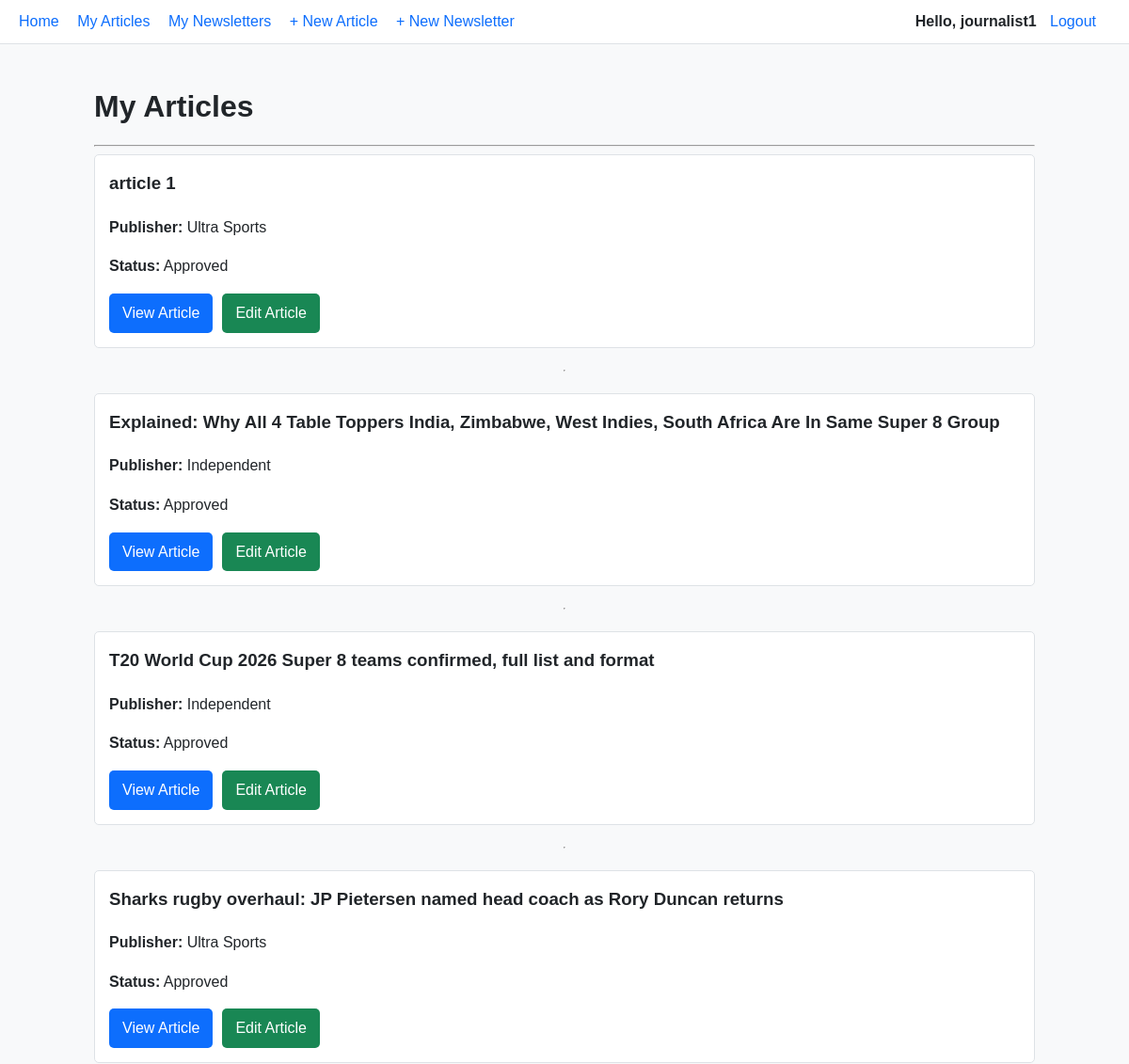
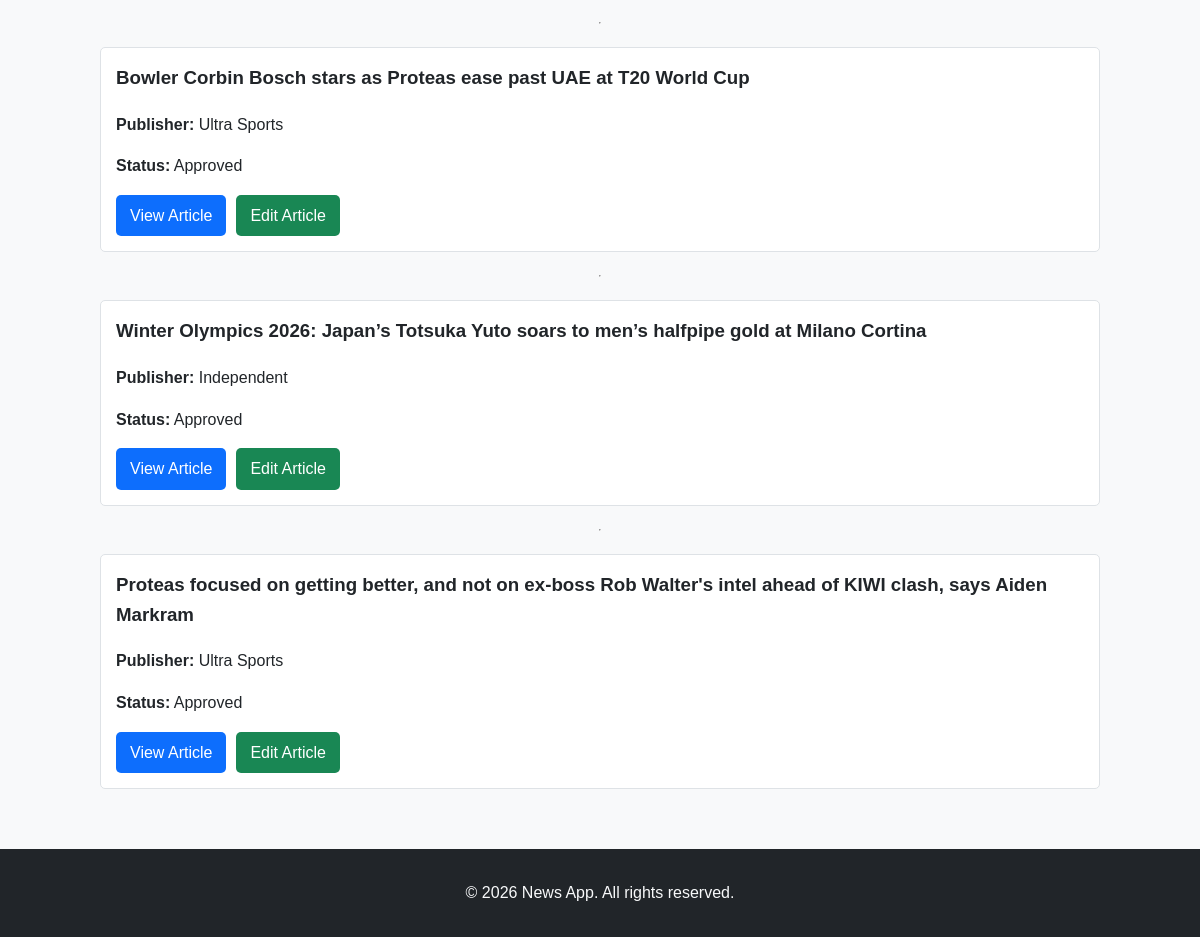
The page /articles/my/ (signed in) on the database its author committed (2 pictures, top to bottom).
### news/models.py (models this page shows, shortened)
class CustomUser(AbstractUser):
    role = models.CharField(
        max_length=20,
        choices=ROLE_CHOICES,
        default=ROLE_READER,
        help_text="Role of the user: Reader, Journalist, or Editor",
    )

class Article(models.Model):
    title = models.CharField(max_length=255, help_text="Title of the article.")
    content = models.TextField(help_text="Full content of the article.")
    author = models.ForeignKey(
        settings.AUTH_USER_MODEL,
        on_delete=models.CASCADE,
        related_name="articles",
        help_text="Journalist who authored the article.",
    )
    publisher = models.ForeignKey(
        Publisher,
        on_delete=models.SET_NULL,
        null=True,
        blank=True,
        related_name="articles",
        help_text="Publisher under which the article is published (optional).",
    )
    is_approved = models.BooleanField(
        default=False,
        help_text="Indicates whether the article has been approved by an editor.",
    )
    created_at = models.DateTimeField(
        auto_now_add=True, help_text="Timestamp when the article was created."
    )
    updated_at = models.DateTimeField(
        auto_now=True, help_text="Timestamp when the article was last updated."
    )
    published_at = models.DateTimeField(
        null=True,
        blank=True,
        help_text="Timestamp when the article is published (approved).",
    )
    class Meta:
        ordering = ["-published_at", "-created_at"]

class Publisher(models.Model):
    name = models.CharField(
        max_length=255, unique=True, help_text="Unique name of the publisher."
    )
    description = models.TextField(
        blank=True, help_text="Optional description of the publisher."
    )
    editors = models.ManyToManyField(
        settings.AUTH_USER_MODEL,
        related_name="editor_publishers",
        blank=True,
        help_text="Editors associated with this publisher.",
    )
    journalists = models.ManyToManyField(
        settings.AUTH_USER_MODEL,
        related_name="journalist_publishers",
        blank=True,
        help_text="Journalists associated with this publisher.",
    )
    created_at = models.DateTimeField(
        auto_now_add=True, help_text="Timestamp when the publisher was created."
    )

### news/views.py (the view)
# urls.py: path("articles/my/", views.my_articles, name="my_articles"),
@login_required
def my_articles(request):
    articles = Article.objects.filter(author=request.user).order_by("-created_at")
    return render(request, "news/my_articles.html", {"articles": articles})

### news/templates/news/my_articles.html (shortened to what this page needs)
{% extends "news/base.html" %}
{% block content %}
<h1 class="page-title">My Articles</h1>
<hr>
{% if articles %}
    <div class="article-container">
        {% for article in articles %}
            <div class="article-card">
                <h3 class="article-title">{{ article.title }}</h3>
                <p>
                    <strong>Publisher:</strong>
                    {% if article.publisher %}
                        {{ article.publisher.name }}
                    {% else %}
                        Independent
                    {% endif %}
                </p>
                <p>
                    <strong>Status:</strong>
                    {% if article.is_approved %}
                        Approved
                    {% else %}
                        Pending
                    {% endif %}
                </p>
                <div class="article-actions" style="display: flex; gap: 10px;">
                    <a href="{% url 'article_detail' article.pk %}" class="btn btn-primary">
                        View Article
                    </a>
                    <a href="{% url 'article_update' article.pk %}" class="btn btn-success">
                        Edit Article
                    </a>
                </div>
            </div>
            {% if not forloop.last %}
                <hr>
            {% endif %}
        {% endfor %}
    </div>
{% else %}
    <p>You have not created any articles yet.</p>
{% endif %}
{% endblock %}

### news/templates/news/base.html (shortened to what this page needs)
{% load static %}
<!DOCTYPE html>
<html lang="en">
<head>
    <link rel="stylesheet" href="{% static 'news/css/styles.css' %}">
</head>
<body>
    <div class="site-wrapper">
        <nav class="navbar">
            {% if user.is_authenticated %}
                <div class="nav-left">
                    <a href="{% url 'home' %}">Home</a>
                    {% if user.role == "reader" %}
                        <a href="{% url 'article_list' %}">Articles</a>
                        <a href="{% url 'newsletter_list' %}">Newsletters</a>
                        <a href="{% url 'journalist_list' %}">Journalists</a>
                        <a href="{% url 'publisher_list' %}">Publishers</a>
                        <a href="{% url 'my_subscriptions' %}">My Subscriptions</a>
                    {% elif user.role == "journalist" %}
                        <a href="{% url 'my_articles' %}">My Articles</a>
                        <a href="{% url 'my_newsletters' %}">My Newsletters</a>
                        <a href="{% url 'article_create' %}">+ New Article</a>
                        <a href="{% url 'newsletter_create' %}">+ New Newsletter</a>
                    {% endif %}
                </div>
                <div class="nav-right">
                    <span class="nav-user">Hello, {{ user.username }}</span>
                    <a href="{% url 'logout' %}">Logout</a>
                </div>
            {% endif %}
        </nav>
        <main class="main-content">
            {% block content %}
            {% endblock %}
        </main>
        <footer class="site-footer">
            <p>&copy; 2026 News App. All rights reserved.</p>
        </footer>
    </div>
</body>
</html>

### static/news/css/styles.css (style rules this page uses)
body { font-family: Arial, Helvetica, sans-serif; background-color: #f8f9fa; color: #212529; margin: 0; padding: 0; line-height: 1.6; }
a { text-decoration: none; color: #0d6efd; }
nav { display: flex; justify-content: space-between; align-items: center; background-color: #ffffff; padding: 10px 20px; border-bottom: 1px solid #dee2e6; position: sticky; top: 0; z-index: 100; }
nav .nav-left a, nav .nav-right a { margin-right: 15px; }
nav .nav-user { margin-right: 10px; font-weight: bold; }
.btn-primary { background-color: #0d6efd; color: white; }
.btn-success { background-color: #198754; color: white; }
.btn { cursor: pointer; border: none; border-radius: 5px; padding: 8px 14px; font-size: 1em; text-align: center; }
main { padding: 20px; max-width: 1000px; margin: 0 auto; }
.article-container, .newsletter-container { display: flex; flex-direction: column; gap: 15px; }
.article-card, .newsletter-card { background-color: #ffffff; border: 1px solid #dee2e6; border-radius: 5px; padding: 15px; }
.article-title, .newsletter-title { margin-top: 0; }
.article-actions, .newsletter-actions { display: flex; gap: 10px; margin-top: 10px; }
footer { background-color: #212529; color: #f8f9fa; text-align: center; padding: 15px; margin-top: 40px; }
.page-title { margin-bottom: 15px; }
.article-actions { display: flex; gap: 10px; align-items: center; }

### rows shown on the page
CustomUser: username "journalist1"
Article: title "article 1", publisher.name "Ultra Sports", is_approved "Approved"
Article: title "Explained: Why All 4 Table Toppers India, Zimbabwe, West Indies, South Africa Are In Same Super 8 Group", shows "Independent", is_approved "Approved"
Article: title "T20 World Cup 2026 Super 8 teams confirmed, full list and format", shows "Independent", is_approved "Approved"
Article: title "Sharks rugby overhaul: JP Pietersen named head coach as Rory Duncan returns", publisher.name "Ultra Sports", is_approved "Approved"
Article: title "Bowler Corbin Bosch stars as Proteas ease past UAE at T20 World Cup", publisher.name "Ultra Sports", is_approved "Approved"
Article: title "Winter Olympics 2026: Japan’s Totsuka Yuto soars to men’s halfpipe gold at Milano Cortina", shows "Independent", is_approved "Approved"
Article: title "Proteas focused on getting better, and not on ex-boss Rob Walter's intel ahead of KIWI clash, says Aiden Markram", publisher.name "Ultra Sports", is_approved "Approved"
